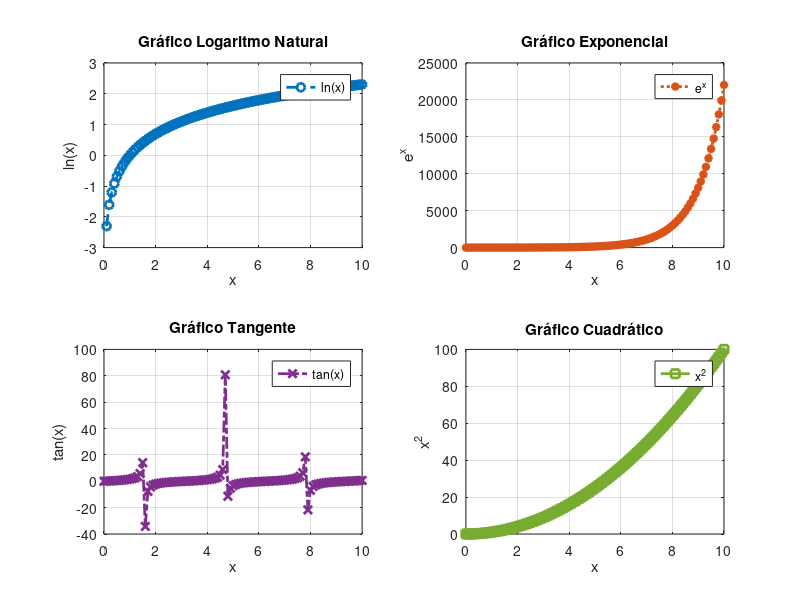

This figure's MATLAB source:
x = 0:0.1:10;
y1 = log(x);
y2 = exp(x);
y3 = tan(x);
y4 = x.^2;

figure;

subplot(2, 2, 1);
plot(x, y1, '-o', 'Color', [0, 0.4470, 0.7410], 'LineWidth', 2, 'LineStyle', '--');
xlabel('x');
ylabel('ln(x)');
title('Gráfico Logaritmo Natural');
legend('ln(x)');
grid on;

subplot(2, 2, 2);
plot(x, y2, '-*', 'Color', [0.8500, 0.3250, 0.0980], 'LineWidth', 2, 'LineStyle', ':');
xlabel('x');
ylabel('e^x');
title('Gráfico Exponencial');
legend('e^x');
grid on;

subplot(2, 2, 3);
plot(x, y3, '-x', 'Color', [0.4940, 0.1840, 0.5560], 'LineWidth', 2, 'LineStyle', '-.');
xlabel('x');
ylabel('tan(x)');
title('Gráfico Tangente');
legend('tan(x)');
grid on;

subplot(2, 2, 4);
plot(x, y4, '-s', 'Color', [0.4660, 0.6740, 0.1880], 'LineWidth', 2, 'LineStyle', '-');
xlabel('x');
ylabel('x^2');
title('Gráfico Cuadrático');
legend('x^2');
grid on;
